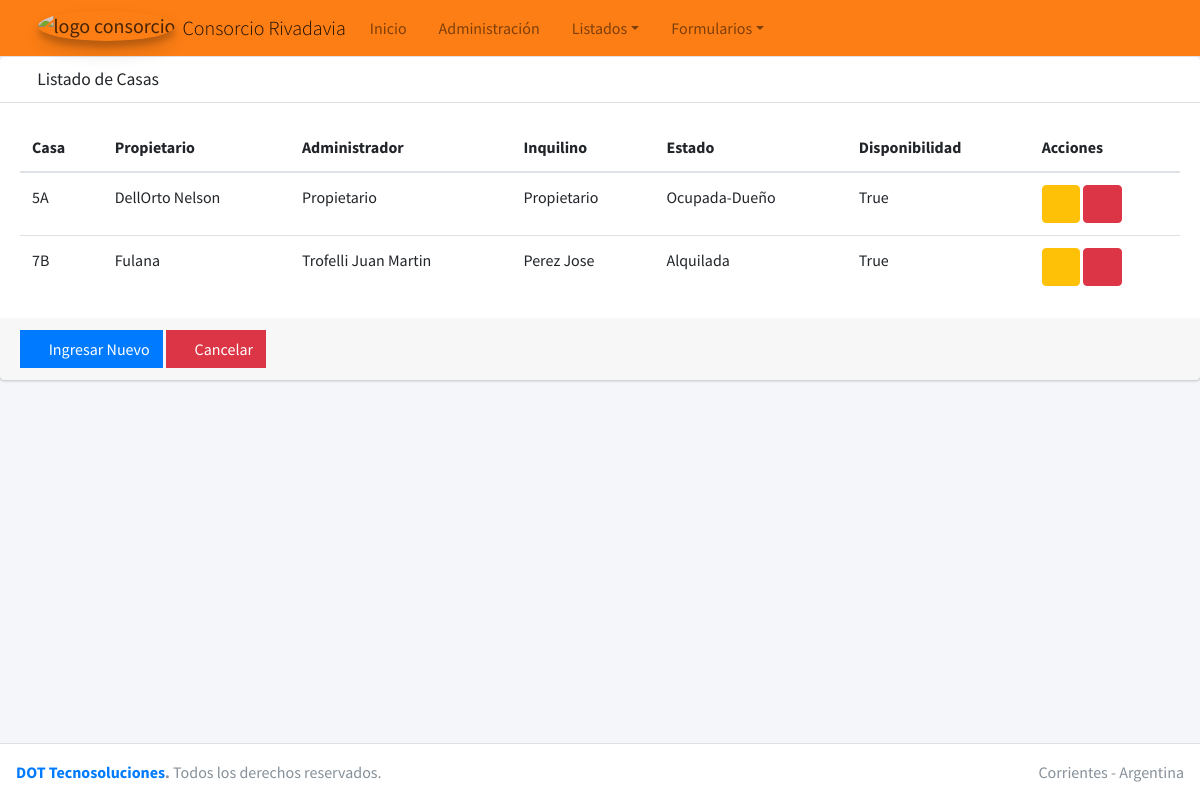
The app's page /consorcio/casas/, older data.
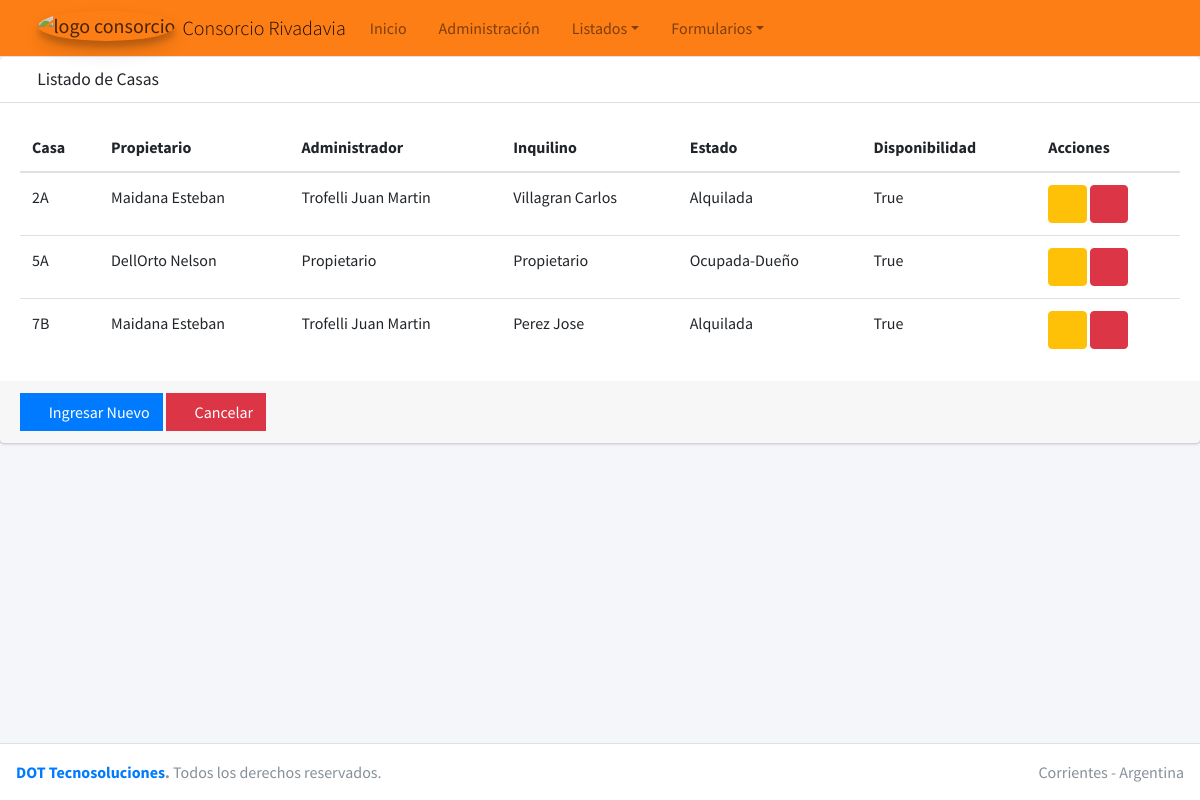
The same page, newer data.
### casa/models.py (models this page shows, shortened)
class Casa(models.Model):
    numero_casa = models.CharField(max_length=2, blank=False, null=False, help_text='Ingrese el numero y la letra ej: 5A')
    propietario = models.ForeignKey(Propietario, on_delete=models.CASCADE)
    administrador = models.ForeignKey(Administrador, on_delete=models.CASCADE)
    opciones_estado = [('Alquilada', 'Alquilada'), ('Desocupada' , 'Desocupada') , ('Ocupada-Dueño', 'Ocupada-Dueño')]
    estado = models.CharField(max_length=15, null=False, choices=opciones_estado, default='OCU')
    inquilino = models.ForeignKey(Inquilino, verbose_name=("Inquilino"), on_delete=models.CASCADE)
    disponibilidad = models.BooleanField(default=True)
    creado = models.DateTimeField(auto_now_add=True)
    modificado = models.DateTimeField(auto_now=True)
    class Meta:
        ordering = ['numero_casa']
        verbose_name = ("Casa")
        verbose_name_plural = ("Casas")

class Propietario(models.Model):
    nombre = models.CharField(max_length=30)
    apellido = models.CharField(max_length=30, blank=True)
    telefono = models.CharField(max_length=10, blank=True, null=True)
    email = models.EmailField(blank=True, null=True)
    CBU = models.CharField(max_length=22, blank=True, null=True)
    creado = models.DateTimeField(auto_now_add=True)
    modificado = models.DateTimeField(auto_now=True)
    class Meta:
        ordering = ['nombre']
        verbose_name = 'Propietarios'
        verbose_name_plural = "Propietarios"
    def __str__(self):
        return ('{} {}'.format(self.apellido, self.nombre))

class Administrador(models.Model):
    nombre = models.CharField(max_length=30)
    apellido = models.CharField(max_length=30, blank=True)
    telefono = models.CharField(max_length=10, blank=True)
    email = models.EmailField(blank=True)
    creado = models.DateTimeField(auto_now_add=True)
    modificado = models.DateTimeField(auto_now=True)
    class Meta:
        verbose_name = ("Administrador")
        verbose_name_plural = ("Administradores")
    def __str__(self):
        return ('{} {}'.format(self.apellido, self.nombre))

class Inquilino(models.Model):
    nombre = models.CharField(max_length=30)
    apellido = models.CharField(max_length=30, blank=True)
    telefono = models.CharField(max_length=10, blank=True, null=True)
    email = models.EmailField(blank=True, null=True)
    CBU = models.CharField(max_length=22, blank=True, null=True)
    creado = models.DateTimeField(auto_now_add=True)
    modificado = models.DateTimeField(auto_now=True)
    class Meta:
        verbose_name = ("Inquilino")
        verbose_name_plural = ("Inquilinos")
    def __str__(self):
        return ('{} {}'.format(self.apellido, self.nombre))

### casa/views.py (the view)
# urls.py: path('casas/', views.FormularioPropietarioView.listado_casas, name='listado_casas'),
    def listado_casas(request):
        data = {
            'titulo': 'Listado de Casas',
            'casas': Casa.objects.all()
        }
        return render(request, 'listado_casas.html', data)

### casa/templates/listado_casas.html
{% extends "list.html" %} {% block columns %}
<tr>
  <th scope="col">Casa</th>
  <th scope="col">Propietario</th>
  <th scope="col">Administrador</th>
  <th scope="col">Inquilino</th>
  <th scope="col">Estado</th>
  <th scope="col">Disponibilidad</th>
  <th scope="col">Acciones</th>
</tr>
{% endblock columns %} {% block rows %} {% for casa in casas %}
<tr>
  <td>{{ casa.numero_casa }}</td>
  <td>{{casa.propietario}}</td>
  <td>{{casa.administrador}}</td>
  <td>{{casa.inquilino}}</td>
  <td>{{casa.estado}}</td>
  <td>{{casa.disponibilidad}}</td>
  <td>
    <a href="#" class="btn btn-warning">
      <i class="fas fa-edit"></i>
    </a>
    <a href="#" class="btn btn-danger">
      <i class="fas fa-trash"></i>
    </a>
  </td>
</tr>
{% endfor %} {% endblock rows %}

Row changes from the older to the newer data that the page shows:
added Casa: numero_casa "2A", propietario "Maidana Esteban", administrador "Trofelli Juan Martin", inquilino "Villagran Carlos", estado "Alquilada", disponibilidad "True"
changed through a linked row, Casa "Perez Jose": propietario "Fulana" → "Maidana Esteban"
